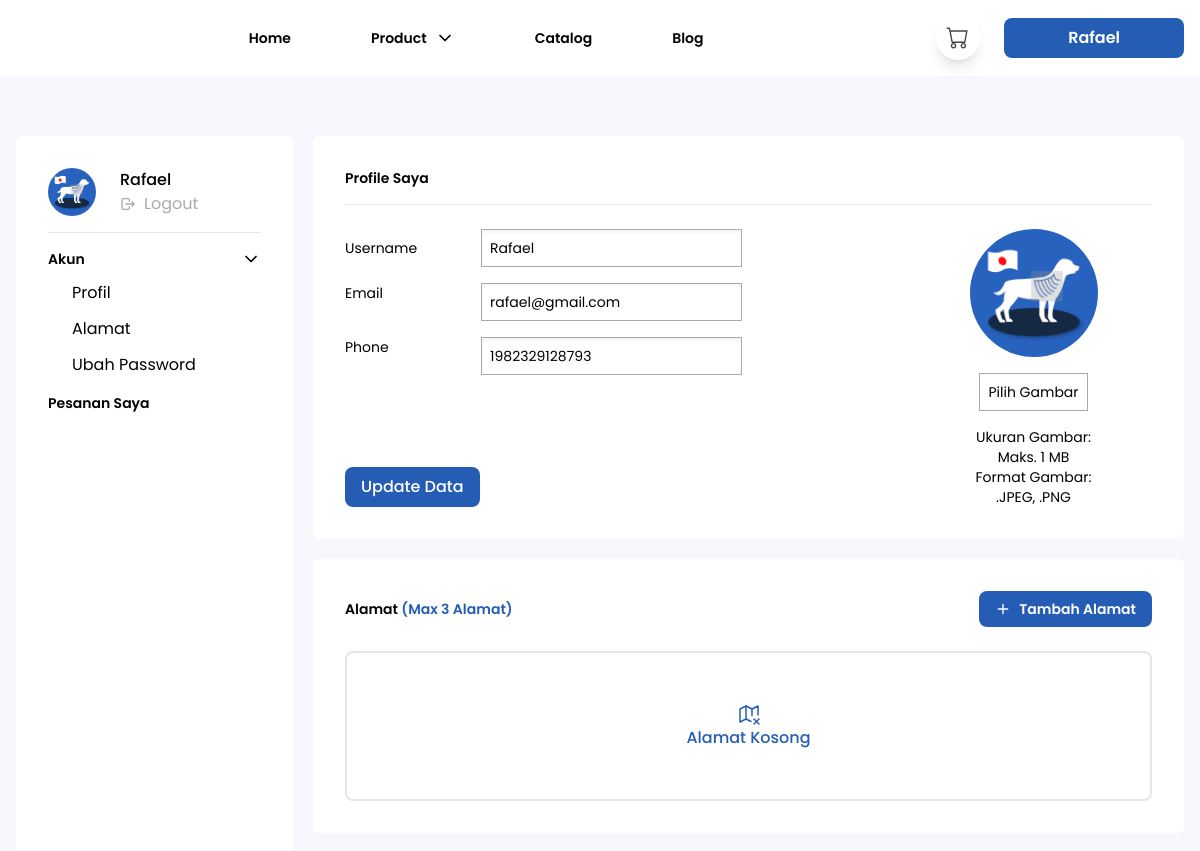
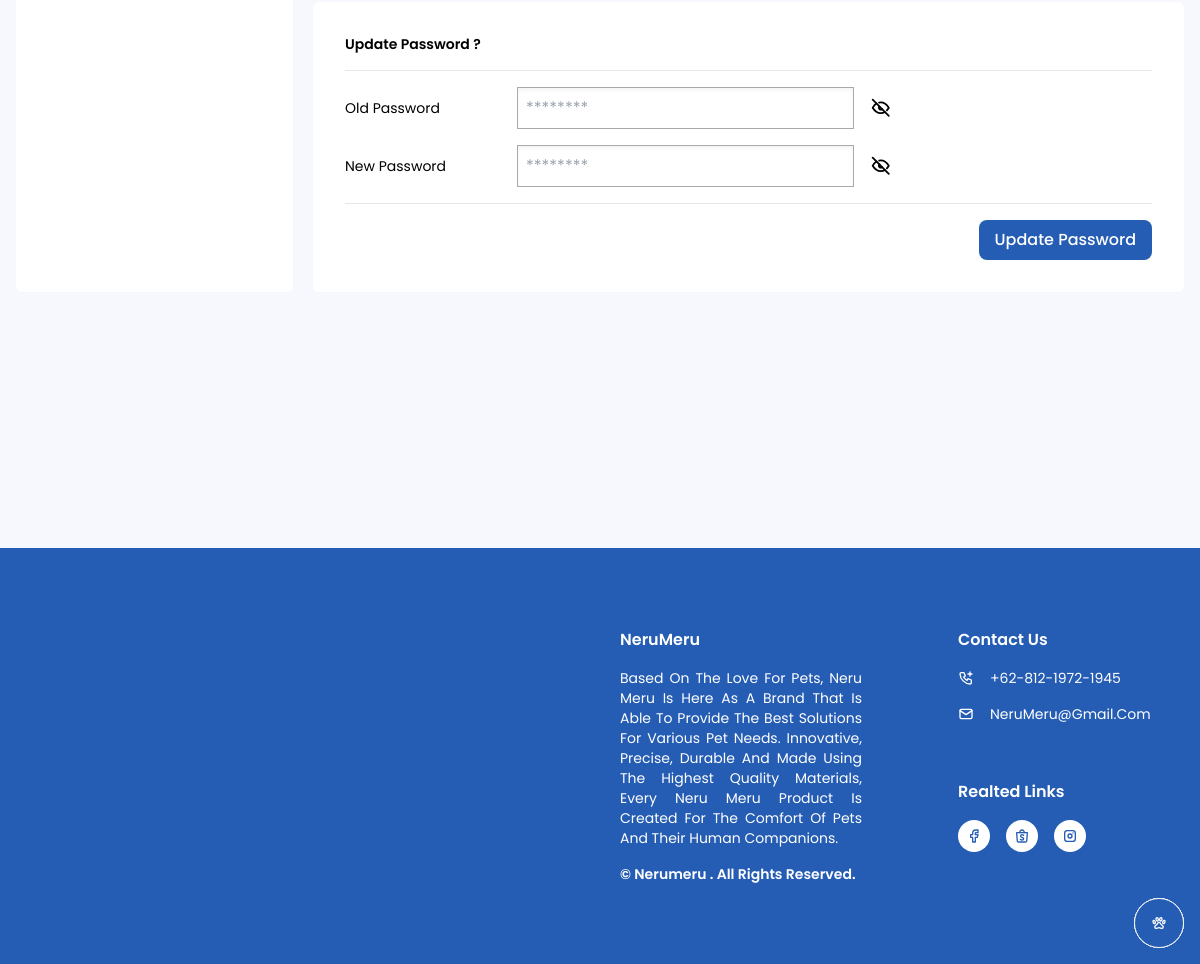
The app's page /Profile.php (signed in) with its own data (2 pictures, top to bottom).
### tables this page shows
CREATE TABLE `user` (
  `user_id` int(11) NOT NULL,
  `user_username` varchar(100) NOT NULL,
  `user_email` varchar(50) NOT NULL,
  `user_phone` varchar(14) NOT NULL,
  `user_password` varchar(1000) NOT NULL,
  `user_img` varchar(100) NOT NULL,
  `insert_date` datetime NOT NULL DEFAULT current_timestamp(),
  `lastUpdate_date` datetime NOT NULL DEFAULT current_timestamp()
);

### Profile.php (the view, shortened to what this page needs)
<!doctype html>
<html lang="en">
<head>
  <link rel="stylesheet" href="css/output.css" />
  <link rel="stylesheet" href="https://cdn.jsdelivr.net/npm/swiper@10/swiper-bundle.min.css" />
  <link rel="stylesheet" href="https://cdn.jsdelivr.net/npm/swiper@10/swiper-bundle.min.css" />
</head>
<body>
  <?php include "layout/navbar.php" ?>
  <?php
  if (isset($_SESSION['user_id'])) {
    $user_id = $_SESSION['user_id'];
    $query = "SELECT * FROM user WHERE user_id = $user_id";
    $result = $conn->query($query);
    if ($result->num_rows > 0) {
      $userData = $result->fetch_assoc();
    } else {
      echo "Data pengguna tidak ditemukan.";
    }
  } else {
    echo "<script>
    alert('Login Terlebih Dahulu');
    window.location.href = 'login_Register.php'; // Redirect menggunakan JavaScript
  </script>";
    exit();
  }
  ?>
  <main class="md:my-24 my-10 md:mt-24 mt-16">
    <section class="profle lg:mt-12 mt-0">
      <div class="container">
        <div class="grid grid-cols-8 gap-5">
          <div class="lg:col-span-2 col-span-8 row-span-6 px-8 py-8 bg-white rounded-md">
            <div class="sticky top-32">
              <div class="head flex items-center gap-6">
                <img src="img/<?= $userData["user_img"] ?>" onerror="this.src='https://i.pinimg.com/564x/91/83/cb/9183cb908632a53bf619bbbcdfb68ae7.jpg'" class="object-cover w-12 h-12 rounded-full" alt="" />
                <span class="flex flex-col">
                  <h6 class="font-medium line-clamp-1 lg:text-base md:text-lg"><?= !empty($userData["user_username"]) ? $userData["user_username"] : "Profile" ?></h6>
                  <span class="flex items-center gap-2 text-grey-neru">
                    <a href="logout.php">
                      <h6 class="flex gap-1 items-center  lg:text-base md:text-lg">Logout</h6>
                    </a>
                  </span>
                </span>
              </div>
              <hr class="my-4" />
              <div class="body lg:block hidden">
                <ul class="transition-all ease-in-out duration-300">
                  <li class="font-semibold dropdownProfile">
                    <span class="flex justify-between">
                      <h6 class="cursor-pointer AkunToggle">Akun</h6>
                      <svg xmlns="http://www.w3.org/2000/svg" class="transition-all ease-in-out duration-300 w-5" viewBox="0 0 24 24" stroke-width="2" stroke="currentColor" fill="none" stroke-linecap="round" stroke-linejoin="round">
                        <path stroke="none" d="M0 0h24v24H0z" fill="none" />
                        <path d="M6 9l6 6l6 -6" />
                      </svg>
                    </span>
                  </li>
                  <ul class="dropdownBoxProfile transition-all ease-in-out duration-200 absolute -z-10 flex flex-col opacity-0 gap-3 mt-3 ml-6">
                    <li><a href="#profile">Profil</a></li>
                    <li><a href="#alamat">Alamat</a></li>
                    <li><a href="#password">Ubah Password</a></li>
                  </ul>
                </ul>
                <ul class="mt-3">
                  <li class="font-semibold">
                    <h6 class="cursor-pointer PesananToggle">Pesanan Saya</h6>
                  </li>
                </ul>
              </div>
            </div>
          </div>
          <div id="AkunBox" class="lg:col-span-6 col-span-8 row-span-6">
            <div class="flex flex-col gap-5">
              <div id="profile" class="bg-white lg:p-8 md:p-6 p-4 rounded-md">
                <div class="head flex flex-col gap-1">
                  <h6 class="font-semibold">Profile Saya</h6>
                </div>
                <hr class="my-4" />
                <div class="body relative ">
                  <form action="" method="post" class="lg:grid grid-cols-6 flex flex-col-reverse gap-12 lg:py-0 py-6 mt-6" enctype="multipart/form-data">
                    <div class="flex flex-col gap-4 w-full col-span-4">
                      <div class="flex md:flex-row lg:items-center flex-col md:gap-6 gap-4">
                        <label class="md:w-28 w-24">
                          <h6>Username</h6>
                        </label>
                        <input type="text" name="user_username" placeholder="Username" class="2xl:text-base xl:text-sm md:text-base text-sm md:w-1/2 w-full outline-none border-[1px] shadow-inner border-grey-neru p-2" value="<?= $userData["user_username"] ?>" />
                      </div>
                      <div class="flex md:flex-row flex-col md:gap-6 gap-4">
                        <label class="md:w-28 w-24">
                          <h6>Email</h6>
                        </label>
                        <input type="Email" name="user_email" class="2xl:text-base xl:text-sm md:text-base text-sm md:w-1/2 w-full outline-none border-[1px] shadow-inner border-grey-neru p-2" value="<?= $userData["user_email"] ?>" />
                      </div>
                      <div class="flex md:flex-row flex-col md:gap-6 gap-4">
                        <label class="md:w-28 w-24">
                          <h6>Phone</h6>
                        </label>
                        <input type="number" name="user_phone" class="2xl:text-base xl:text-sm md:text-base text-sm md:w-1/2 w-full outline-none border-[1px] shadow-inner border-grey-neru p-2" value="<?= $userData["user_phone"] ?>" />
                      </div>
                      <button name="submitUpdateProfileData" type="submit" class="bg-blue-Neru w-fit lg:self-start self-end md:absolute bottom-0 lg:right-auto right-0  md:py-2 py-1.5 md:px-4 px-3 md:text-base text-sm rounded-lg text-white font-medium" type="submit">Update Data</button>
                    </div>
                    <div class="col-span-2 w-full flex flex-col gap-4 items-center">
                      <img id="previewImage" src="img/<?= $userData["user_img"] ?>" onerror="this.src='https://i.pinimg.com/564x/91/83/cb/9183cb908632a53bf619bbbcdfb68ae7.jpg'" class="md:w-32 md:h-32 w-24 h-24 object-cover rounded-full" alt="" />
                      <label for="gambarInput" class="border-[1px] cursor-pointer border-grey-neru flex justify-between font-spartanMedium items-center p-2">
                        <h6>Pilih Gambar</h6>
                      </label>
                      <span class="xl:w-1/2 w-full">
                        <h6 class="text-center">Ukuran gambar: maks. 1 MB Format gambar: .JPEG, .PNG</h6>
                      </span>
                    </div>
                  </form>
                </div>
              </div>
              <div id="Alamat" class="bg-white lg:p-8 md:p-6 p-4  rounded-md flex flex-col gap-6">
                <div class="head flex justify-between items-center">
                  <h6 class="font-semibold">Alamat <span class="text-blue-Neru font-semibold md:inline block">(Max 3 alamat)</span> </h6>
                  <a id="OpenLocationsPopUp" class="cursor-pointer flex justify-between items-center px-4 py-2 bg-blue-Neru rounded-lg font-semibold text-white gap-2">
                    <svg xmlns="http://www.w3.org/2000/svg" class="w-4 text-white" viewBox="0 0 24 24" stroke-width="2" stroke="currentColor" fill="none" stroke-linecap="round" stroke-linejoin="round">
                      <path stroke="none" d="M0 0h24v24H0z" fill="none" />
                      <path d="M12 5l0 14" />
                      <path d="M5 12l14 0" />
                    </svg>
                    <h6 class="md:text-sm text-xs">Tambah Alamat</h6>
                  </a>
                </div>
                <?php if (empty($locations)) : ?>
                  <div class="w-full rounded-lg border-2 text-blue-Neru flex flex-col items-center justify-center border-opacity-10 border-black md:h-[150px] h-[100px]">
                    <h6 class="lg:text-base md:text-sm text-xs font-medium">Alamat Kosong</h6>
                  </div>
                <?php endif; ?>
              </div>
              <div id="Password" class="bg-white relative lg:p-8 md:p-6 p-4 rounded-md">
                <div class="head flex gap-1 items-center justify-between">
                  <h6 class="font-semibold">Update Password ?</h6>
                </div>
                <hr class="my-4" />
                <form method="post">
                  <div class="user-informations  flex flex-col gap-4">
                    <div class="flex md:flex-row w-full flex-col gap-3 lg:items-center items-start">
                      <label class="w-40">
                        <h6>Old Password</h6>
                      </label>
                      <span class="flex items-center gap-4">
                        <input type="password" required name="old_password" class="passwordInput w-full outline-none border-[1px] shadow-inner border-grey-neru p-2" placeholder="********" />
                      </span>
                    </div>
                    <div class="flex md:flex-row flex-col gap-3 lg:items-center items-start">
                      <label class="w-40">
                        <h6>New Password</h6>
                      </label>
                      <span class="flex items-center gap-4">
                        <input type="password" required name="new_password" class="passwordInput w-full outline-none border-[1px] shadow-inner border-grey-neru p-2" placeholder="********" />
                      </span>
                    </div>
                    <hr />
                    <button name="submitUpdatePassword" class="bg-blue-Neru w-fit self-end   md:py-2 py-1.5 md:px-4 px-3 md:text-base text-sm rounded-lg text-white font-medium" type="submit">Update Password</button>
                  </div>
                </form>
              </div>
            </div>
          </div>
        </div>
      </div>
    </section>
    <?php include "layout/floatingButton.php" ?>
  </main>
  <?php include "layout/footer.php" ?>
</body>
</html>

### layout/navbar.php (shortened to what this page needs)
<?php require "function.php" ?>
<header id="navCont" class="transition-all ease-in-out duration-300 fixed top-0 inset-x-0 z-30 bg-white">
  <nav class="container relative">
    <ul class="flex items-center font-semibold">
      <div class="3xl:text-lg 2xl:text-base text-sm transition-all ease-in-out duration-300 ms-auto md:flex lg:gap-20 gap-9 hidden">
        <li>
          <a href="index.php" class="HomepageNav">Home</a>
        </li>
        <li>
          <span type="button" class="dropdownNav flex gap-2 cursor-pointer pb-0 ProductNav">Product
            <svg xmlns="http://www.w3.org/2000/svg" class="transition-all ease-in-out duration-300 3xl:w-6 w-5" viewBox="0 0 24 24" stroke-width="2" stroke="currentColor" fill="none" stroke-linecap="round" stroke-linejoin="round">
              <path stroke="none" d="M0 0h24v24H0z" fill="none"></path>
              <path d="M6 9l6 6l6 -6"></path>
            </svg>
          </span>
        </li>
        <li>
          <a href="catalog.php" class="CatalogNav">Catalog</a>
        </li>
        <li>
          <a href="blog.php" class="BlogNav">Blog</a>
        </li>
      </div>
      <li class="flex items-center gap-6 ms-auto">
        <a href="cart.php">
        </a>
        <?php
        if (isset($_SESSION['user_id'])) {
          $user_id = $_SESSION['user_id'];
          $query = "SELECT * FROM user WHERE user_id = ?";
          $stmt = $conn->prepare($query);
          $stmt->bind_param("i", $user_id);
          $stmt->execute();
          $result = $stmt->get_result();
          if ($result->num_rows > 0) {
            $userData = $result->fetch_assoc();
            if (!empty($userData["user_username"])) {
              echo '<a href="Profile.php" class="bg-blue-Neru lg:px-16 px-12 md:text-base text-xs rounded-lg lg:py-2 py-1.5 text-white line-clamp-1">' . substr($userData["user_username"], 0, 8) . '</a>';
            } else {
              echo '<a href="Profile.php" class="bg-blue-Neru lg:px-16 px-12 md:text-base text-xs rounded-lg lg:py-2 py-1.5 text-white line-clamp-1">Profile</a>';
            }
          } else {
            echo "Tidak dapat menemukan informasi pengguna. Silakan periksa kembali atau hubungi administrator.";
          }
        } else {
          echo '<a href="login_Register.php" class="bg-blue-Neru lg:px-16 px-12 md:text-base text-xs rounded-lg lg:py-2 py-1 text-white">Login</a>';
        }
        ?>
      </li>
    </ul>
  </nav>
</header>

### records on screen
user: user_username "Rafael", user_img (picture), user_email "rafael@gmail.com", user_phone "1982329128793"
